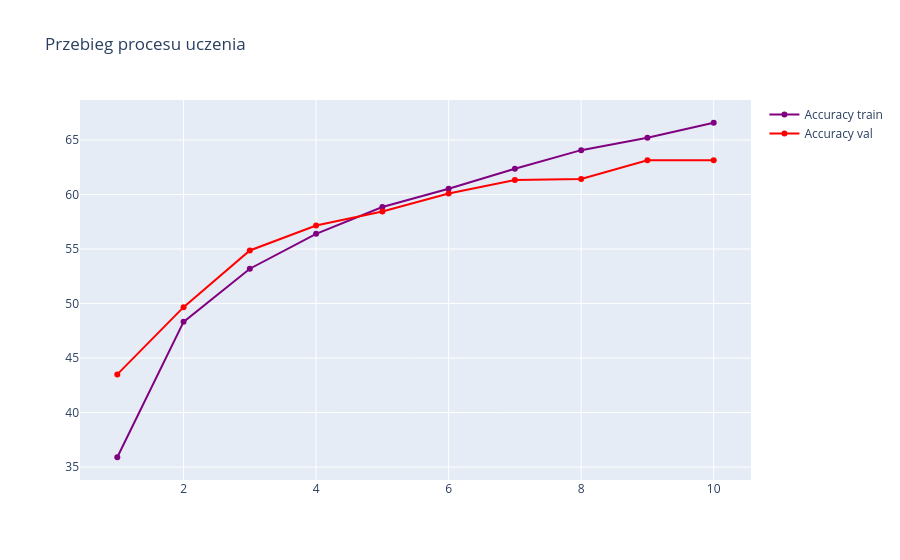

Notebook source saved alongside this figure:
### Markdown cell above
Teraz stworzymy funkcję do wyświetlania wykresów dla naszych danych.

### Code cell
def plot(accuracy_train, accuracy_val):
    x=list(range(1,len(accuracy_train)+1))
    fig = go.Figure()
    fig.add_trace(
        go.Scatter(x=x,
                y=accuracy_train,
                name="Accuracy train",
                line=dict(color="purple")))
    fig.add_trace(
        go.Scatter(x=x,
                y=accuracy_val,
                name="Accuracy val",
                line=dict(color="red")))


    fig.update_layout(title_text="Przebieg procesu uczenia")
    fig.show()
plot(h_train,h_test)

### Figure 1 — Plotly figure (JSON) as saved in the notebook; plotly's stock layout.template omitted (floating-point values rounded to 4 significant figures)
{"data": [{"line": {"color": "purple"}, "name": "Accuracy train", "type": "scatter", "x": [1, 2, 3, 4, 5, 6, 7, 8, 9, 10], "y": [35.9, 48.32, 53.19, 56.39, 58.86, 60.53, 62.36, 64.07, 65.2, 66.59]}, {"line": {"color": "red"}, "name": "Accuracy val", "type": "scatter", "x": [1, 2, 3, 4, 5, 6, 7, 8, 9, 10], "y": [43.5, 49.67, 54.87, 57.16, 58.45, 60.09, 61.34, 61.42, 63.14, 63.14]}], "layout": {"title": {"text": "Przebieg procesu uczenia"}}}
